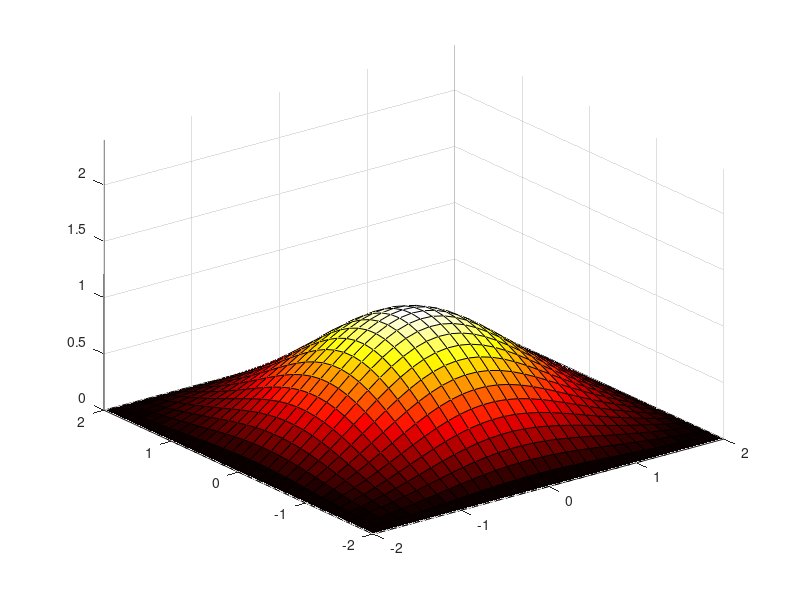

This chart was generated by the following MATLAB code:
function diff2d_constD
clear all;
close all;

% use surf() function for visualization

%% define capture
CAPTURE = false;

xmax=2;
ymax=2;
deltaT = 0.1;
D=0.05;
% dx=D*(deltaT)/()
% dy=

xwidth=31;
ywidth=31;
x=linspace(-xmax,xmax,xwidth);
diffx=diff(x);
dx=diffx(1);
y=linspace(-ymax,ymax,ywidth);
diffy=diff(y);
dy=diffy(1);
[X,Y]=meshgrid(x,y);
dix=D*deltaT/(dx)^2
diy=D*deltaT/(dy)^2

%initialize
radius=1;
Amp=xmax;
f = Amp*(X.^2+Y.^2<=radius);
% contour(X,Y,f)
shading interp
% shading flat;
surf(X,Y,f);
zlim([0 Amp*1.2]);
% contourf(X,Y,f)
% imagesc(f);
axis equal;
% az = 0;
% el = 90;
% view(az, el);
colormap(hot);

if(CAPTURE)
    writerObj = VideoWriter('newfile.avi');
    open(writerObj);
end

f_next=f;
for t=1:30
    for m=2:ywidth-1 %yscan
        for n=2:xwidth-1 %xscan
            f_next(m,n) = f(m,n) + dix*(f(m,n+1)-2*f(m,n)+f(m,n-1))+...
                diy*(f(m+1,n)-2*f(m,n)+f(m-1,n));
            f=f_next;
        end
        
        %     contourf(X,Y,f)
        surf(X,Y,f);
        zlim([0 Amp*1.2]);
        colormap(hot);
        %         az = 0;
        %         el = 90;
        %         view(az, el);
        drawnow;
        zlim([0 Amp*1.2]);
        
        if(CAPTURE)
            frame = getframe(gcf);
            writeVideo(writerObj, frame);
        end
    end
    fprintf('t=%d \n',t);
end

if(CAPTURE)
    close(writerObj);
end

end
